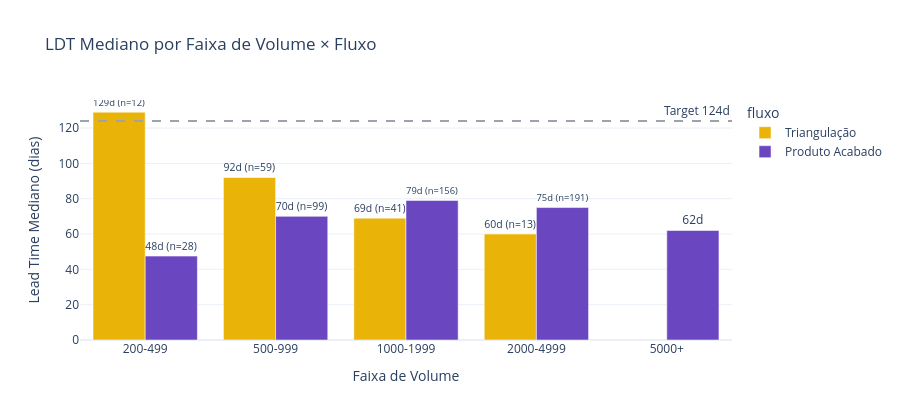

Notebook source saved alongside this figure:
### Code cell
# Célula 8.1 — Nível 1: LDT mediano por bucket de volume × fluxo (agregado executivo)
matrix = (
    df_ops.groupby(["volume_bucket", "is_finished_product_order"], observed=True)["lead_time_realizado"]
    .agg(["median", "count"])
    .reset_index()
)
matrix.columns = ["volume_bucket", "is_finished_product_order", "mediana", "n_ops"]
matrix["fluxo"] = matrix["is_finished_product_order"].map({True: "Produto Acabado", False: "Triangulação"})
matrix = matrix[matrix["n_ops"] >= CONFIG["min_ops_grafico"]]

fig = px.bar(
    matrix, x="volume_bucket", y="mediana", color="fluxo", barmode="group",
    text=matrix.apply(lambda r: f"{r['mediana']:.0f}d (n={r['n_ops']})" if r['n_ops'] >= 10 else f"{r['mediana']:.0f}d", axis=1),
    color_discrete_map={
        "Triangulação": COLORS["fluxo_tri"],
        "Produto Acabado": COLORS["fluxo_pa"],
    },
    labels={"mediana": "Lead Time Mediano (dias)", "volume_bucket": "Faixa de Volume"},
    title="LDT Mediano por Faixa de Volume × Fluxo",
    template=TEMPLATE,
    category_orders={"volume_bucket": CONFIG["labels_volume"]},
)
fig.add_hline(y=TARGET_LEAD_TIME, line_dash="dash", line_color=COLORS["target_line"],
              annotation_text=f"Target {TARGET_LEAD_TIME}d")
fig.update_traces(textposition="outside")
fig.update_layout(height=420)
fig.show()

### Figure 1 — Plotly figure (JSON) as saved in the notebook; plotly's stock layout.template omitted (floating-point values rounded to 4 significant figures)
{"data": [{"alignmentgroup": "True", "hovertemplate": "fluxo=Triangulação<br>Faixa de Volume=%{x}<br>Lead Time Mediano (dias)=%{y}<br>text=%{text}<extra></extra>", "legendgroup": "Triangulação", "marker": {"color": "#EAB308", "pattern": {"shape": ""}}, "name": "Triangulação", "offsetgroup": "Triangulação", "orientation": "v", "showlegend": true, "text": ["129d (n=12)", "92d (n=59)", "69d (n=41)", "60d (n=13)"], "textposition": "outside", "type": "bar", "x": ["200-499", "500-999", "1000-1999", "2000-4999"], "xaxis": "x", "y": [129.0, 92.0, 69.0, 60.0], "yaxis": "y"}, {"alignmentgroup": "True", "hovertemplate": "fluxo=Produto Acabado<br>Faixa de Volume=%{x}<br>Lead Time Mediano (dias)=%{y}<br>text=%{text}<extra></extra>", "legendgroup": "Produto Acabado", "marker": {"color": "#6B46C1", "pattern": {"shape": ""}}, "name": "Produto Acabado", "offsetgroup": "Produto Acabado", "orientation": "v", "showlegend": true, "text": ["48d (n=28)", "70d (n=99)", "79d (n=156)", "75d (n=191)", "62d"], "textposition": "outside", "type": "bar", "x": ["200-499", "500-999", "1000-1999", "2000-4999", "5000+"], "xaxis": "x", "y": [47.5, 70.0, 79.0, 75.0, 62.0], "yaxis": "y"}], "layout": {"annotations": [{"showarrow": false, "text": "Target 124d", "x": 1, "xanchor": "right", "xref": "x domain", "y": 124, "yanchor": "bottom", "yref": "y"}], "barmode": "group", "height": 420, "legend": {"title": {"text": "fluxo"}, "tracegroupgap": 0}, "shapes": [{"line": {"color": "#9CA3AF", "dash": "dash"}, "type": "line", "x0": 0, "x1": 1, "xref": "x domain", "y0": 124, "y1": 124, "yref": "y"}], "title": {"text": "LDT Mediano por Faixa de Volume × Fluxo"}, "xaxis": {"anchor": "y", "categoryarray": ["<200", "200-499", "500-999", "1000-1999", "2000-4999", "5000+"], "categoryorder": "array", "domain": [0, 1], "title": {"text": "Faixa de Volume"}}, "yaxis": {"anchor": "x", "domain": [0, 1], "title": {"text": "Lead Time Mediano (dias)"}}}}
